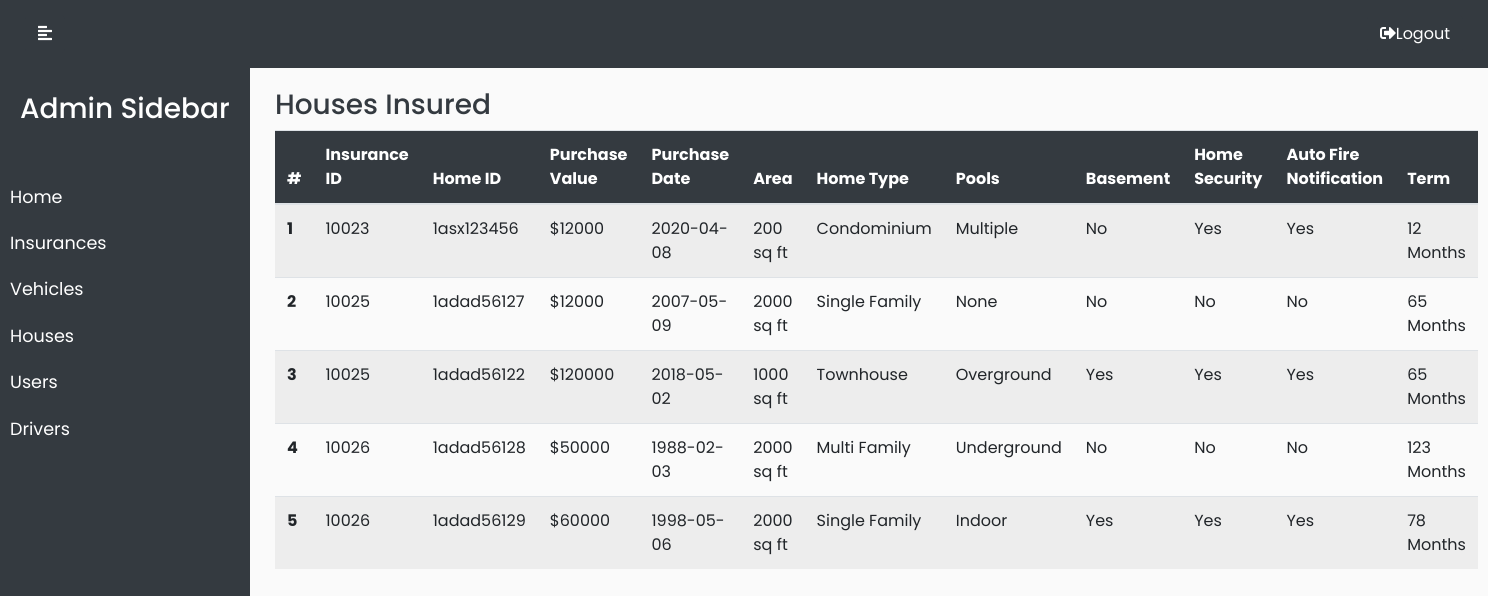
The page /adminhouse.php (signed in) on the database its author committed.
### tables this page shows
CREATE TABLE IF NOT EXISTS `hins` (
  `hinsid` int(10) NOT NULL AUTO_INCREMENT,
  `hid` varchar(10) NOT NULL,
  `purval` float NOT NULL,
  `harea` int(11) NOT NULL,
  `htype` char(1) NOT NULL,
  `swim` char(1) NOT NULL,
  `basement` char(1) NOT NULL,
  `hsec` char(1) NOT NULL,
  `afire` char(1) NOT NULL,
  `purdate` date NOT NULL,
  `iterm` int(10) NOT NULL,
  PRIMARY KEY (`hinsid`,`hid`),
  UNIQUE KEY `hid` (`hid`)
);

### adminhouse.php (the view, shortened to what this page needs)
<?php require_once("adminbar.php"); ?>
<br /><br />
<div class="row">
    <p class="h3 text-dark">Houses Insured</p>
    <?php
    $conn = new mysqli("localhost:3308", "root", "", "wds");
    function changeFormat($row)
    {
        if ($row['htype'] == "C") {
            $row['htype'] = "Condominium";
        } else if ($row['htype'] == "T") {
            $row['htype'] = "Townhouse";
        }else if ($row['htype'] == "S") {
            $row['htype'] = "Single Family";
        }else if ($row['htype'] == "M") {
            $row['htype'] = "Multi Family";
        }
        if ($row['swim'] == "M") {
            $row['swim'] = "Multiple";
        } else if ($row['swim'] == "O") {
            $row['swim'] = "Overground";
        }else if ($row['swim'] == "U") {
            $row['swim'] = "Underground";
        }else if ($row['swim'] == "I") {
            $row['swim'] = "Indoor";
        }else{
            $row['swim'] = "None";
        }
        if ($row['basement'] == "1") {
            $row['basement'] = "Yes";
        }else{
            $row['basement'] = "No";
        }
        if ($row['hsec'] == "1") {
            $row['hsec'] = "Yes";
        }else{
            $row['hsec'] = "No";
        }
        if ($row['afire'] == "1") {
            $row['afire'] = "Yes";
        }else{
            $row['afire'] = "No";
        }
        return $row;
    }
    $g = 1;
    $sql1 = "SELECT * from hins order by hinsid";
    if ($stmt = mysqli_prepare($conn, $sql1)) {
        $stmt->execute();
        echo ("
            <table class='table table-striped'>
            <thead class='bg-dark text-white'>
              <tr>
                <th scope='col'>#</th>
                <th scope='col'>Insurance ID</th>
                <th scope='col'>Home ID</th>
                <th scope='col'>Purchase Value</th>
                <th scope='col'>Purchase Date</th>
                <th scope='col'>Area</th>
                <th scope='col'>Home Type</th>
                <th scope='col'>Pools</th>
                <th scope='col'>Basement</th>
                <th scope='col'>Home Security</th>
                <th scope='col'>Auto Fire Notification</th>
                <th scope='col'>Term</th>
              </tr>
            </thead>
            <tbody>");
        $result = $stmt->get_result();
        if ($result->num_rows > 0) {
            while ($row = $result->fetch_assoc()) {
                $row = changeFormat($row);
                echo ("
            <tr>
            <th scope='row'>" . $g . "</th>
            <td>" . $row["hinsid"] . "</th>
            <td>" . $row["hid"] . "</th>
            <td>$" . $row["purval"] . "</th>
            <td>" . $row["purdate"] . "</th>
            <td>" . $row["harea"] . " sq ft</th>
            <td>" . $row["htype"] . "</th>
            <td>" . $row["swim"] . "</td>
            <td>" . $row["basement"] . "</th>
            <td>" . $row["hsec"] . "</th>
            <td>" . $row["afire"] . "</th>
            <td>" . $row["iterm"] . " Months</th>
            </tr>");
                $g = $g + 1;
            }
        } else {
            echo "<h3>0 results $conn->error</h3>";
        }
    } else {
        echo "Database error $conn->error";
    }
    echo ("</tbody></table>");
    ?>
</div>
</div>
</div>
</body>
</html>

### style2.css (style rules this page uses)
body { font-family: 'Poppins', sans-serif; background: #fafafa; }
p { font-family: 'Poppins', sans-serif; font-size: 1.1em; font-weight: 300; line-height: 1.7em; color: #999; }

### rows shown on the page
hins: hinsid "10023", hid "1asx123456", purval "12000", purdate "2020-04-08", harea "200", htype "Condominium", swim "Multiple", basement "No", hsec "Yes", afire "Yes", iterm "12"
hins: hinsid "10025", hid "1adad56127", purval "12000", purdate "2007-05-09", harea "2000", htype "Single Family", swim "None", basement "No", hsec "No", afire "No", iterm "65"
hins: hinsid "10025", hid "1adad56122", purval "120000", purdate "2018-05-02", harea "1000", htype "Townhouse", swim "Overground", basement "Yes", hsec "Yes", afire "Yes", iterm "65"
hins: hinsid "10026", hid "1adad56128", purval "50000", purdate "1988-02-03", harea "2000", htype "Multi Family", swim "Underground", basement "No", hsec "No", afire "No", iterm "123"
hins: hinsid "10026", hid "1adad56129", purval "60000", purdate "1998-05-06", harea "2000", htype "Single Family", swim "Indoor", basement "Yes", hsec "Yes", afire "Yes", iterm "78"
